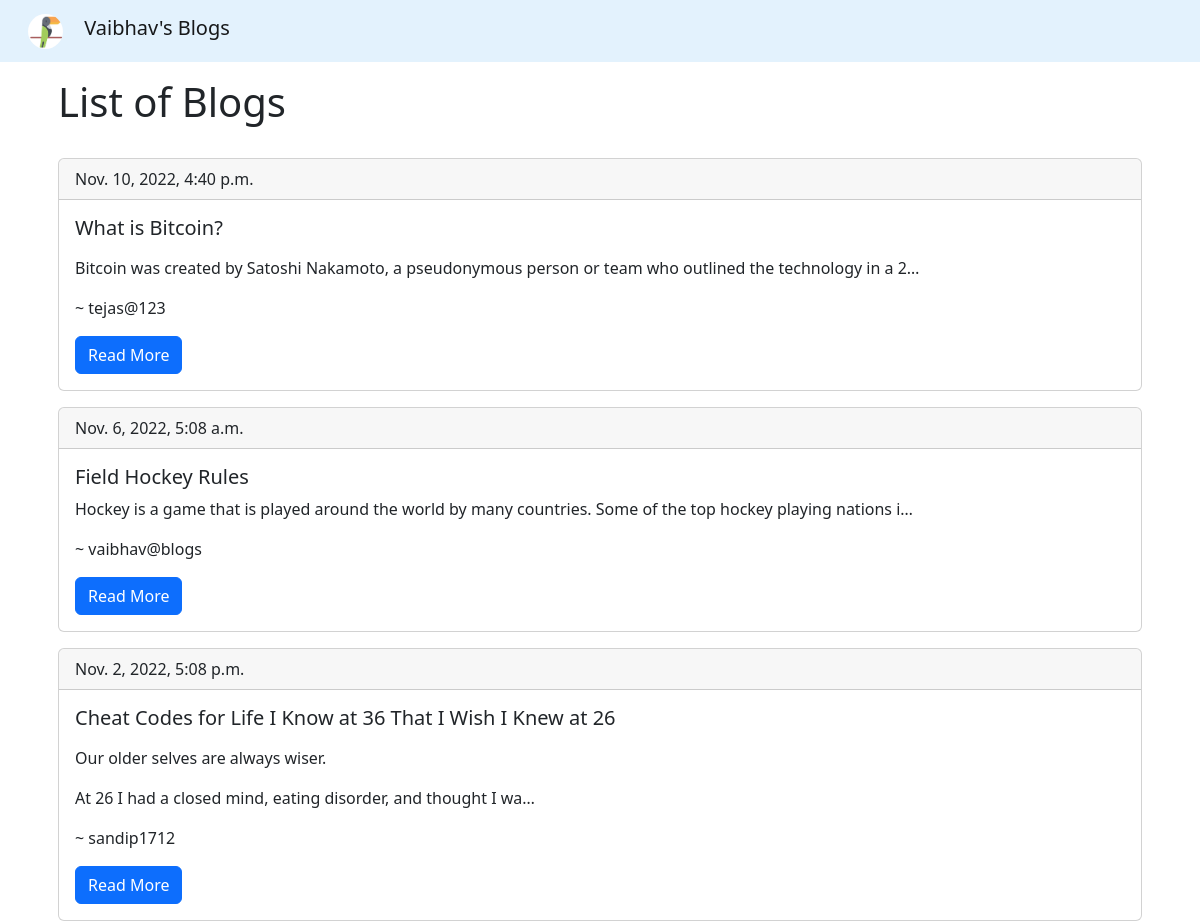
The page /blogs/getblogs/ (upper part) on the database as committed earlier.
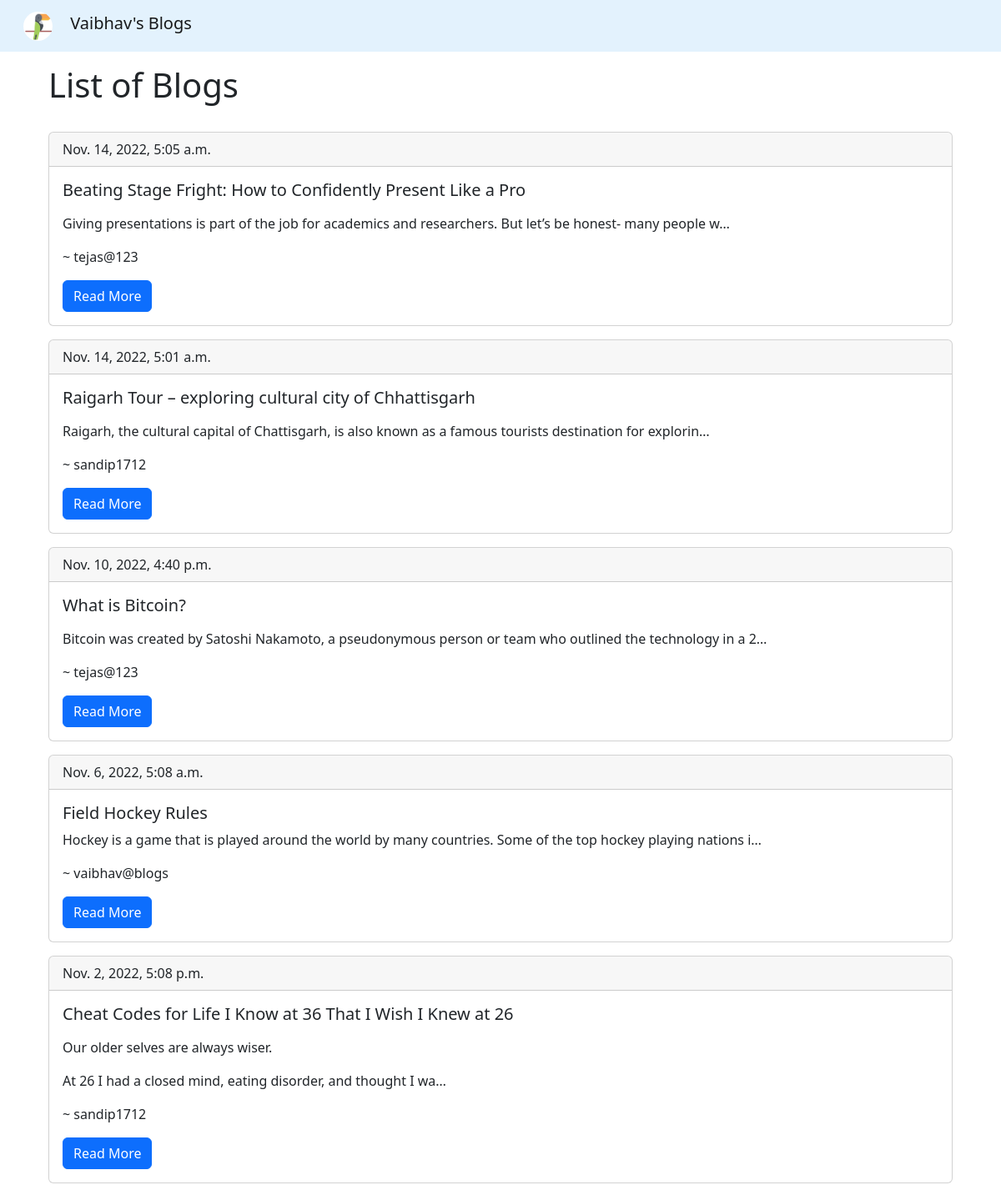
The same page on the database as committed later.
### Blogs/models.py (models this page shows, shortened)
class Blog(models.Model):
    title = models.TextField(null=True, blank=True)
    content = models.TextField(null=True, blank=True)
    author = models.ForeignKey(User, null=True, blank=True, on_delete=models.SET_NULL)
    date = models.DateTimeField(auto_now_add=True, null=True, blank=True)

### Blogs/views.py (the view)
# urls.py: path('getblogs/', getBlogs, name='get_blogs'),
def getBlogs(request):
    try:
        blogs = Blog.objects.all().order_by('-date')
        context = {'blogs':blogs}
        return render(request, 'Blogs/index.html', context)
    except Exception as e:
        context = {'error':str(e)}
        return render(request, 'Blogs/error.html', context)

### templates/Blogs/index.html (shortened to what this page needs)
{% extends 'Blogs/base.html' %}
{% block content %}
<div class="container">
    <h1 class="h1 text-dark p-3">List of Blogs</h1>
    {% for blog in blogs %}
    <div class="card m-3">
        <div class="card-header">{{blog.date}}</div>
        <div class="card-body">
        <h5 class="card-title">{{blog.title}}</h5>
        <p class="card-text">{{blog.content | truncatechars:109 | safe}}</p>
        <p>~ {{blog.author.username}}</p>
        <a href="{% url 'get_blog' blog.id %}" class="btn btn-primary">Read More</a>
        </div>
    </div>
    {% endfor %}
</div>
{% endblock %}

Rows that differ between the two databases and show on the page:
added Blog: date "Nov. 14, 2022, 5:05 a.m.", title "Beating Stage Fright: How to Confidently Present Like a Pro", content "Giving presentations is part of the job for academics and researchers. But let’s be honest- many people w…", author.username "tejas@123"
added Blog: date "Nov. 14, 2022, 5:01 a.m.", title "Raigarh Tour – exploring cultural city of Chhattisgarh", content "Raigarh, the cultural capital of Chattisgarh, is also known as a famous tourists destination for explorin…", author.username "sandip1712"
